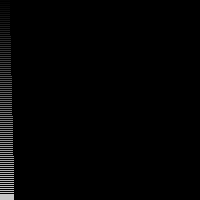
Frame 1 (no input)
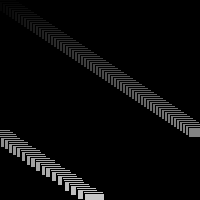
Frame 60 (the mouse pressed at the canvas centre just before this capture)
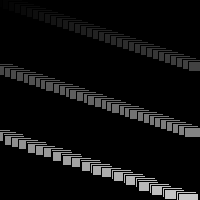
Frame 120 (the mouse held since frame 60 and released just before this capture)

The Processing sketch that drew these frames (run headless with seeded random() and noise(); from frame 60 on, the mouse is pressed at the canvas centre):

// Processing sketch: Making_cars_as_array
// ── Making_cars_as_array.pde
//Declaration of Car object as a global variable
Car[] cars = new Car[100];

void setup() {
  size(200, 200);

  //Initialiserer mit Car object
  for (int i = 0; i < cars.length; i++) {
    cars[i] = new Car(color(i*2), 0, i*2, i/20.0);
  }
}

void draw() {
  background(0);

  //Vi konstruerer bilen ved at kalde objekter ved brog at dot syntaksen
  for (int i = 0; i < cars.length; i++) {
    cars[i].move();
    cars[i].display();
  }
}

// ── Car.pde
//Class declaration
class Car {
  
//Variabler
  color c;
  float xPos;
  float yPos;
  float xSpeed;
  
//Constructor
  Car(color c, float xPos, float yPos, float xSpeed) {
    this.c = c;
    this.xPos = xPos;
    this.yPos = yPos;
    this.xSpeed = xSpeed;
  }
//display FUNCTION
  void display() {

    //Bilen er en simpel rektangel
    rectMode(CENTER);
    fill(c);
    rect(xPos, yPos, 20, 10);
  }

//move FUNCTION
  void move() {
    xPos = xPos + xSpeed;
    if (xPos > width) {
      xPos = 0;
    }
  }
}
